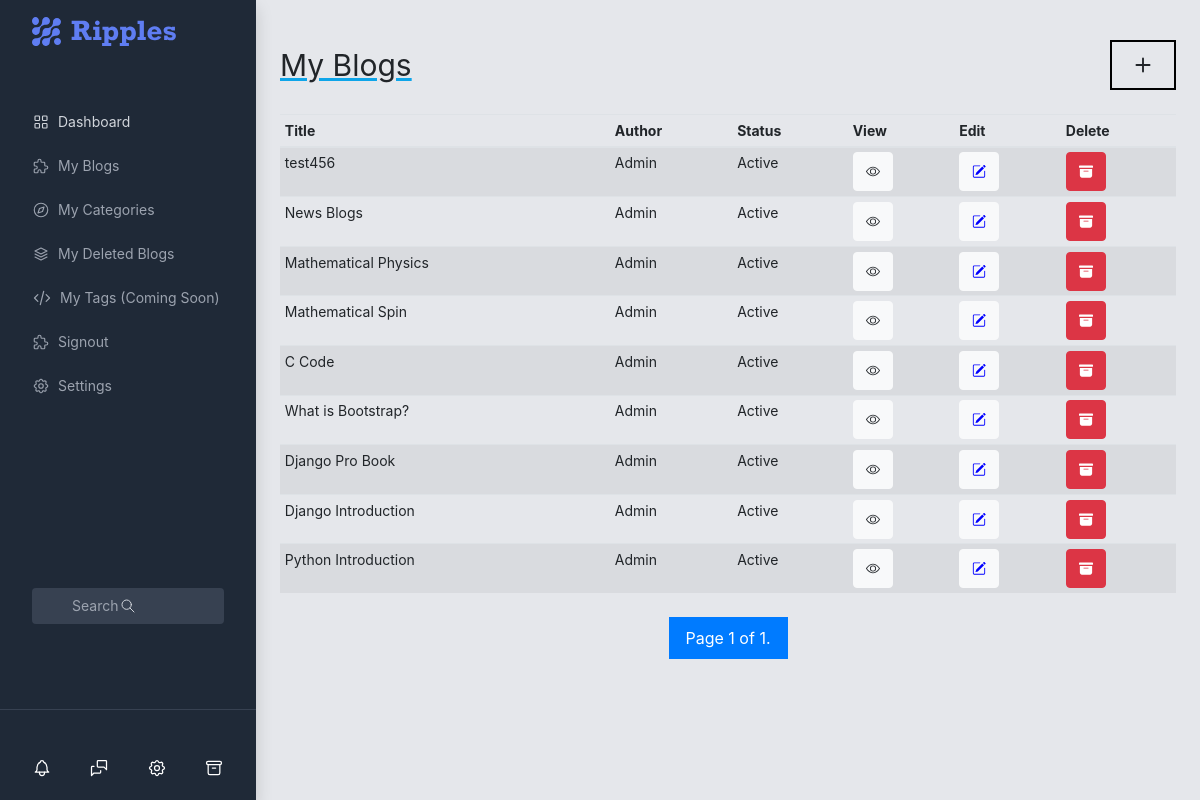
The page /myblogs/ (signed in) on the database its author committed.
### blog/models.py (models this page shows, shortened)
class Blog(models.Model):
    title = models.CharField(max_length=255)
    content = RichTextField(blank=True, null=True)
    category = models.ForeignKey(Category, on_delete=models.CASCADE)
    author = models.ForeignKey(User, on_delete=models.CASCADE)
    created_at = models.DateTimeField(auto_now_add=True)
    updated_at = models.DateTimeField(auto_now=True)
    image = models.ImageField(upload_to='shop/images', blank=True, null=True, default="")
    tags = models.ManyToManyField(to=Tag, blank=True)
    is_deleted = models.BooleanField(default=False)
    slug = models.SlugField(unique=True, allow_unicode=True)

### blog/views.py (the view)
# urls.py: path('myblogs/', views.my_blogs, name='my-blogs'),
def my_blogs(request):
    if request.user.is_authenticated:
        user = request.user
        blogs = Blog.objects.filter(author=user, is_deleted=False).order_by('-created_at')
        blogs_per_page = 10
        paginator = Paginator(blogs, blogs_per_page)
        page_number = request.GET.get('page')
        page_obj = paginator.get_page(page_number)
        context = {'page_obj': page_obj}
        return render(request, 'my_blogs.html', context)
    else:
        return redirect('login')

### templates/my_blogs.html (shortened to what this page needs)
{% extends 'dashboardbase.html' %}
{% load static %}
{% block content %}
<h2 class="mb-4 black-text text-3xl text-black-500 hover:text-blue-600 underline decoration-sky-500">My Blogs
  <a class="nav-link" href="/addblog/" id="add-blog-btn">
    <svg xmlns="http://www.w3.org/2000/svg" width="30" height="30" fill="currentColor" class="bi bi-plus" viewBox="0 0 16 16">
      <path d="M8 4a.5.5 0 0 1 .5.5v3h3a.5.5 0 0 1 0 1h-3v3a.5.5 0 0 1-1 0v-3h-3a.5.5 0 0 1 0-1h3v-3A.5.5 0 0 1 8 4z"/>
    </svg>
  </a>
</h2>
<div class="table-responsive">
  <table class="table table-striped table-sm">
    <thead>
      <tr>
        <th scope="col">Title</th>
        <th scope="col">Author</th>
        <th scope="col">Status</th>
        <th scope="col">View</th>
        <th scope="col">Edit</th>
        <th scope="col">Delete</th>
      </tr>
    </thead>
    <tbody>
      {% for blog in page_obj %}
      <tr>
        <td>{{ blog.title }}</td>
        <td>{{ blog.author.username }}</td>
        <td>Active</td>
        <td>
          <a href="/readmore/{{blog.slug}}/" class="btn btn-light">
          </a>
        </td>
        <td>
          <a href="/editblog/{{blog.slug}}/" class="btn btn-light">
          </a>
        </td>
        <td>
          <a href="{% url 'deleteblog' slug=blog.slug %}" class="btn btn-danger">
          </a>
        </td>
      </tr>
      {% endfor %}
    </tbody>
  </table>
  <div class="pagination mt-4">
    <span class="step-links">
      <span class="current">
        Page {{ page_obj.number }} of {{ page_obj.paginator.num_pages }}.
      </span>
    </span>
  </div>
</div>
{% endblock content %}

### templates/my_blogs.html (style rules this page uses)
.table { font-size: 14px; }
.mb-4.black-text { display: flex; justify-content: space-between; align-items: center; }
#add-blog-btn { border: 2px solid black; }
.pagination { margin-top: 20px; display: flex; justify-content: center; align-items: center; }
.pagination .current { background-color: #007bff; color: white; padding: 8px 16px; border: 1px solid #007bff; }
.pagination .step-links { display: flex; align-items: center; }

### rows shown on the page
Blog: title "test456", author.username "Admin"
Blog: title "News Blogs", author.username "Admin"
Blog: title "Mathematical Physics", author.username "Admin"
Blog: title "Mathematical Spin", author.username "Admin"
Blog: title "C Code", author.username "Admin"
Blog: title "What is Bootstrap?", author.username "Admin"
Blog: title "Django Pro Book", author.username "Admin"
Blog: title "Django Introduction", author.username "Admin"
Blog: title "Python Introduction", author.username "Admin"

### other values the page prints
{{ page_obj.number }} "1"
{{ page_obj.paginator.num_pages }} "1"
